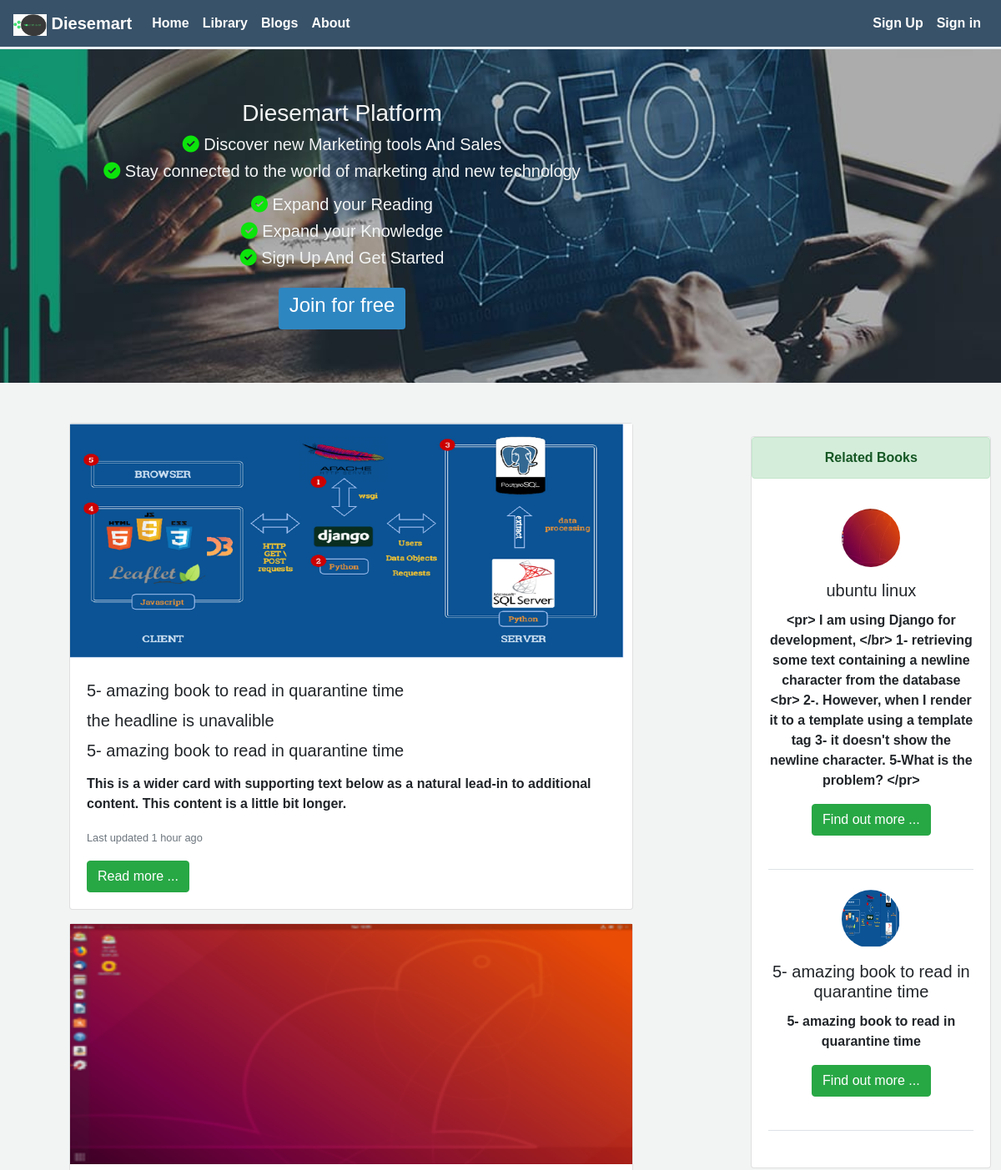
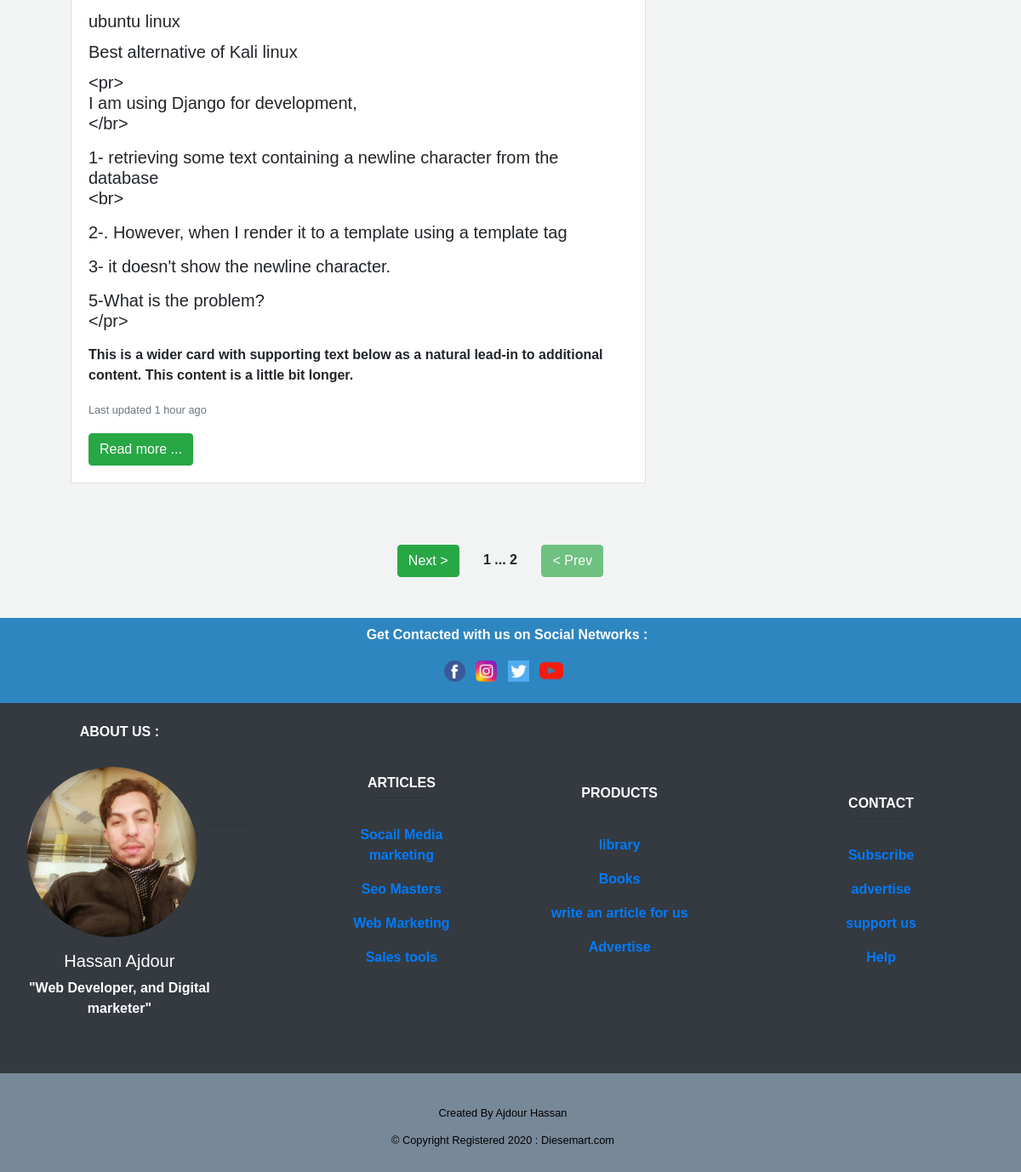
/book/, run on the app's committed database (2 pictures, top to bottom).
### myblog/models.py (models this page shows, shortened)
class Book (models.Model) :
    cover = models.ImageField(default='default.jpg', upload_to='profile_pics')
    title = models.CharField(max_length=50, default="title")
    headline  = models.CharField(max_length=100, default="sub_title")
    content = models.TextField()
    published_date = models.DateField(auto_now=True)
    book_update = models.TimeField(default=timezone.now)
    author = models.ForeignKey(User ,on_delete=models.CASCADE)
    class Meta :
        ordering = ('-published_date',)

### myblog/views.py (the view)
# urls.py: path('book/', views.book , name='book'),
def book (request) :
    books = Book.objects.all()
    paginator = Paginator(books, 2)
    page = request.GET.get('page')
    try :
        books = paginator.page(page)
    except PageNotAnInteger :
        books = paginator.page(1)
    except EmptyPage :
        books = paginator.page(paginator.num_page)
    context = {
        'title' : 'book',
        'books' : books,
        'Book'  : page,
    }
    return render(request, 'book.html', context )

### myblog/templates/book.html
{% extends 'base.html' %}
{% block content %}
 <section>
        <header>
                 <div class="container mr-2 mt-5">
                    <div class="row ml-3">
                          <div class="col-md-8">
                          <div class="row mr-5">
                                {% for book in books %}
                                <div class="card mb-3" >
                                        <img class="card-img-" src="{{book.cover.url}}" alt="Card image cap"  style="height: 18rem;">
                                        <div class="card-body">
                                          <h5 class="card-title">{{book.title}}</h5>
                                          <h5 class="card-title">{{book.headline}}</h5>
                                          <h5 class="card-title">{{book.content|linebreaks}}</h5>
                                          <p class="card-text">This is a wider card with supporting text below as a natural lead-in to additional content. This content is a little bit longer.</p>
                                          <p class="card-text"><small class="text-muted">Last updated 1 hour ago </small></p>
                                          <a href="{% url 'book_detail' book.id %}" class="btn btn-success">Read more ...</a>
                                        </div>
                                      </div>
                                {% endfor %}
                              </div>
                              </div>
                                <div class="col-md-4 text-center">
                                <div class="container">
                                    <div class="row ml-5">
                                            {% include 'library.html' %}
                               </div>
                                </div>
                               </div>
                    </div>
                  </div>
        </header>
</section>
          <div class="mt-4 text-center">
       {% include 'book_paginator.html' with page=books %}
          </div>
{% endblock content %}

### myblog/templates/library.html
<header>
<div class="container text-center">
        <div class="row">
         <div class="card mt-3" style="width: 18rem;">
            <div class="alert alert-success" role="alert">
              Related Books
            </div>
            <div class="card-body">
              {% for book in books  reversed %}
               <p><img src="{{book.cover.url}}" class="img-fluid rounded-circle " style="width: 70px; height:70px;"> </p>
               <h5 class="card-title">{{book.title}}</h5>
               <p class="card-text"> {{book.content}} </p>
               <a href="{% url 'book_detail' book.id %}" class="btn btn-success"> Find out more ...</a>
               <p class="border-bottom pb-3 mb-4 mt-4"></p>
               {% endfor %}
             </div>
           </div>
        </div>
   </div>
</header>

### myblog/static/css/home.css (style rules this page uses)
body { background-color : #f2f4f4 ; font-family: 'Gill Sans', sans-serif; font-weight: 600; }
html,body { direction: ltr ; text-align: left ; }

### data on the page
Book: cover (picture), title "5- amazing book to read in quarantine time", headline "the headline is unavalible", content "5- amazing book to read in quarantine time"
Book: cover (picture), title "ubuntu linux", headline "Best alternative of Kali linux", content "<pr> I am using Django for development, </br> 1- retrieving some text containing a newline character from the database <br> 2-. However, when I render it to a template using a template tag 3- it doesn't show the newline character. 5-What is the problem? </pr>"

### other printed values
{{ page.number }} "1"
{{ page.paginator.num_pages }} "2"
